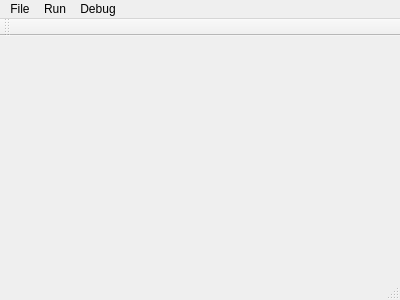
<?xml version="1.0" encoding="UTF-8"?>
<ui version="4.0">
 <class>MainWindow</class>
 <widget class="QMainWindow" name="MainWindow">
  <property name="geometry">
   <rect>
    <x>0</x>
    <y>0</y>
    <width>400</width>
    <height>300</height>
   </rect>
  </property>
  <property name="windowTitle">
   <string>MainWindow</string>
  </property>
  <widget class="QWidget" name="centralWidget"/>
  <widget class="QMenuBar" name="menuBar">
   <property name="geometry">
    <rect>
     <x>0</x>
     <y>0</y>
     <width>400</width>
     <height>21</height>
    </rect>
   </property>
   <widget class="QMenu" name="menuDatei">
    <property name="title">
     <string>File</string>
    </property>
    <addaction name="actionOpen"/>
   </widget>
   <widget class="QMenu" name="menuDebug">
    <property name="title">
     <string>Debug</string>
    </property>
    <addaction name="actionOpenDebugger"/>
   </widget>
   <widget class="QMenu" name="menuRun">
    <property name="title">
     <string>Run</string>
    </property>
    <addaction name="actionExecute"/>
   </widget>
   <addaction name="menuDatei"/>
   <addaction name="menuRun"/>
   <addaction name="menuDebug"/>
  </widget>
  <widget class="QToolBar" name="mainToolBar">
   <attribute name="toolBarArea">
    <enum>TopToolBarArea</enum>
   </attribute>
   <attribute name="toolBarBreak">
    <bool>false</bool>
   </attribute>
  </widget>
  <widget class="QStatusBar" name="statusBar"/>
  <action name="actionOpen">
   <property name="text">
    <string>Open</string>
   </property>
  </action>
  <action name="actionOpenDebugger">
   <property name="text">
    <string>Debugger</string>
   </property>
  </action>
  <action name="actionExecute">
   <property name="text">
    <string>Execute</string>
   </property>
  </action>
 </widget>
 <layoutdefault spacing="6" margin="11"/>
 <resources/>
 <connections/>
</ui>
